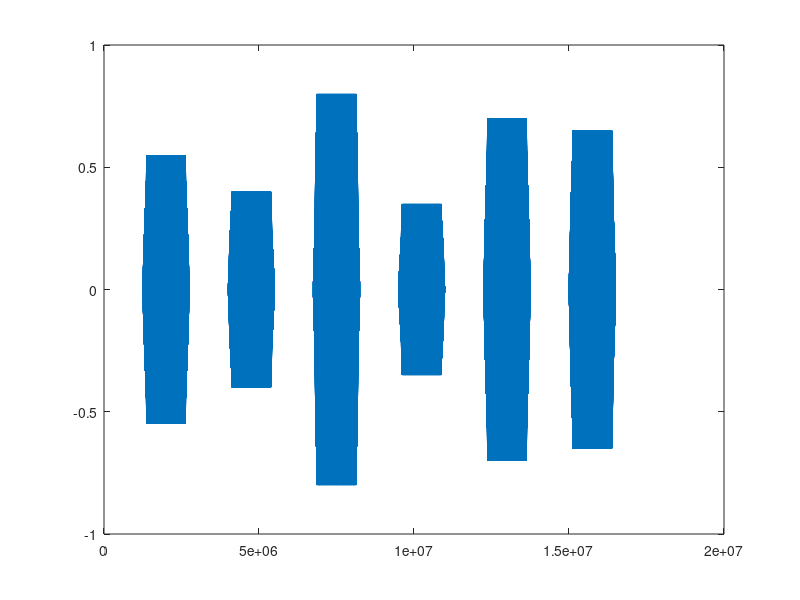

This figure's MATLAB source:
close all
clear all
clc

%% Stimulation signal script

% Create stimulation protocol_1 with a random order 
amp = [0.1, 0.3; 0.1, 0.45; 0.1, 0.6; 0.05, 0.6; 0.15, 0.2; 0.2, 0.6];
for x = 1:length(amp)
random_amp_pairs_1= amp(randperm(size(amp, 1)), :);
end

one_quantum = random_amp_pairs_1;

save('1_quantum', 'one_quantum');

%% Create waveforms 
% 1 electrode pair - quantum

I1x = [];

dt = 0.004;
carrier_f = 2000;
pulse_f = 10;

f1 = carrier_f/1000;
f2 = (carrier_f + pulse_f)/1000;

ramp_up_t = 500; % ms
ramp_down_t = 500;

for a = 1:length(random_amp_pairs_1)
        
A1 = random_amp_pairs_1(a,1);
A2 = random_amp_pairs_1(a,2);

phi1 = 0;
phi2 = pi;
    
each_stim_t = 6*1000; 
each_break_t = 5*1000;
total_t = 71*1000; 

stim_tt = dt:dt:each_stim_t;

I1_stim(a,:) = A1*cos(2*pi*f1*stim_tt+phi1) + A2*cos(2*pi*f2*stim_tt+phi1);

if ramp_up_t
    ramp_up_size = round(ramp_up_t/dt);
    ramp_vec = 0:1/ramp_up_size:1;

    I1_stim(a,1:length(ramp_vec)) = ramp_vec.*I1_stim(a,1:length(ramp_vec));

end

if ramp_down_t
    ramp_down_size = round(ramp_down_t/dt);
    ramp_vec = fliplr(0:1/ramp_down_size:1);

    I1_stim(a,end-length(ramp_vec)+1:end) = ramp_vec.*I1_stim(a,end-length(ramp_vec)+1:end);
    
end

% figure,plot(I1_stim(a,:))

% period of zeros

break_tt = dt:dt:each_break_t;

I1_break= zeros(1,length(break_tt));

% complete 'cycle'

I1_cycle(a,:) = [I1_stim(a,:), I1_break];

I1x = [I1x, I1_cycle(a,:)];
end

each_pre_t = 5*1000;
pre_tt = dt:dt:each_pre_t;
I1_pre = zeros(1,length(pre_tt));

I1x = [I1_pre, I1x];
I2x = zeros(size(I1x));
figure,plot(I1x + I2x)
% saveas(gcf,'quantum_1ep', '.fig');

I1 = I1x;
I2 = I2x;
save('quantum_1ep','I1','I2');

% %% Create waveforms 
% % 2 electrode pair - quantum
% 
% I1x = [];
% I2x = [];
% 
% dt = 0.004;
% carrier_f = 2000;
% pulse_f = 10;
% 
% f1 = carrier_f/1000;
% f2 = (carrier_f + pulse_f)/1000;
% 
% ramp_up_t = 500; % ms
% ramp_down_t = 500;
% 
% for a = 1:length(random_amp_pairs_1)
%         
% A1 = random_amp_pairs_1(a,1);
% A2 = random_amp_pairs_1(a,2);
% 
% phi1 = 0;
% phi2 = pi;
%     
% each_pre_t = 5*1000;
% each_stim_t = 6*1000; 
% each_break_t = 4*1000;
% total_t = 61*1000; 
% 
% stim_tt = dt:dt:each_stim_t;
% 
% I1_stim(a,:) = A1*cos(2*pi*f1*stim_tt+phi1);
% I2_stim(a,:) = A2*cos(2*pi*f2*stim_tt+phi1);
% 
% if ramp_up_t
%     ramp_up_size = round(ramp_up_t/dt);
%     ramp_vec = 0:1/ramp_up_size:1;
% 
%     I1_stim(a,1:length(ramp_vec)) = ramp_vec.*I1_stim(a,1:length(ramp_vec));
%     I2_stim(a,1:length(ramp_vec)) = ramp_vec.*I2_stim(a,1:length(ramp_vec));
% end
% 
% if ramp_down_t
%     ramp_down_size = round(ramp_down_t/dt);
%     ramp_vec = fliplr(0:1/ramp_down_size:1);
% 
%     I1_stim(a,end-length(ramp_vec)+1:end) = ramp_vec.*I1_stim(a,end-length(ramp_vec)+1:end);
%     I2_stim(a,end-length(ramp_vec)+1:end) = ramp_vec.*I2_stim(a,end-length(ramp_vec)+1:end);
%     
% end
% 
% % figure,plot(I1_stim(a,:)+ I2_stim(a,:))
% 
% % period of zeros
% 
% break_tt = dt:dt:each_break_t;
% 
% I1_break= zeros(1,length(break_tt));
% I2_break= zeros(1,length(break_tt));
% 
% % pre-stim period
% 
% pre_tt = dt:dt:each_pre_t;
% 
% I1_pre = zeros(1,length(pre_tt));
% I2_pre = zeros(1,length(pre_tt));
% 
% % complete 'cycle'
% 
% I1_cycle(a,:) = [I1_pre  I1_stim(a,:), I1_break];
% 
% I2_cycle(a,:) = [I2_pre  I2_stim(a,:), I2_break];
% 
% % figure,plot(I1_cycle.(char(sf(a))))
% 
% I1x = [I1x, I1_cycle(a,:)];
% I2x = [I2x, I2_cycle(a,:)];
% end
% 
% figure,plot(I1x + I2x)
% % saveas(gcf,'quantum_1ep', '.fig');
% 
% I1 = I1x;
% I2 = I2x;
% save('quantum_2ep','I1','I2');
